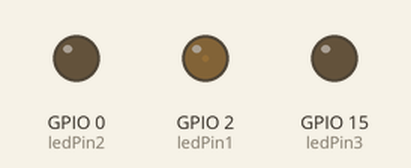
Simulated run of this sketch. Board: ESP32. Shown: output pins drawn as LEDs (lit = HIGH).

Above: at 0.05 s.
At 1.55 s:
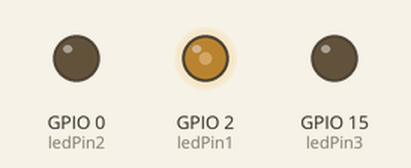
At 3.05 s:
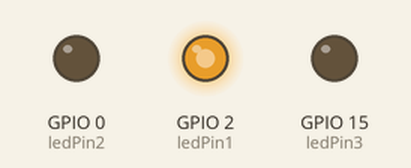
At 6.1 s:
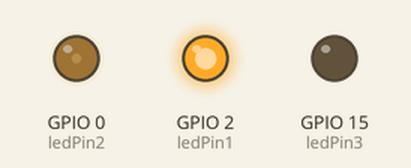
Timing chart, 0 to 8.0 s (numbered marks = the images above):
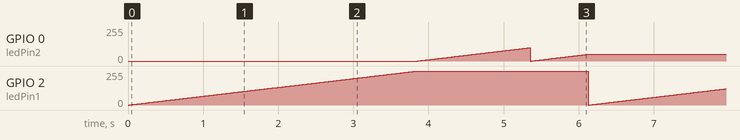

Measured:
- by itself, GPIO 2 (ledPin1): ramps from 0/255 to 255/255 and jumps back, once every 6.1 s

The sketch:

05_PWM_3led1channel.ino
```cpp
const int ledPin1 = 2;
const int ledPin2 = 0;
const int ledPin3 = 15;

const int freq = 5000;
const int ledChannel = 0;
const int ledChannel2 = 1;
const int ledChannel3 = 2;
const int resolution = 8;

void setup() {
  // put your setup code here, to run once:
  ledcSetup(ledChannel, freq, resolution);
  ledcAttachPin(ledPin1, ledChannel);
  ledcAttachPin(ledPin2, ledChannel2);
  ledcAttachPin(ledPin3, ledChannel3);
}

void loop() {
  // put your main code here, to run repeatedly:
  //channel 1
  for(int dutyCycle = 0; dutyCycle <= 255; dutyCycle++) {
    ledcWrite(ledChannel, dutyCycle);
    delay(15);
  }
  for(int dutyCycle = 255; dutyCycle <= 0; dutyCycle++) {
    ledcWrite(ledChannel, dutyCycle);
    delay(15);
  }

  //channel 2
  for(int dutyCycle = 0; dutyCycle <= 100; dutyCycle++) {
    ledcWrite(ledChannel2, dutyCycle);
    delay(15);
  }
  for(int dutyCycle = 100; dutyCycle <= 0; dutyCycle++) {
    ledcWrite(ledChannel2, dutyCycle);
    delay(15);
  }

  //channnel 3
  for(int dutyCycle = 0; dutyCycle <= 50; dutyCycle++) {
    ledcWrite(ledChannel2, dutyCycle);
    delay(15);
  }
  for(int dutyCycle = 50; dutyCycle <= 0; dutyCycle++) {
    ledcWrite(ledChannel2, dutyCycle);
    delay(15);
  }
}
```
